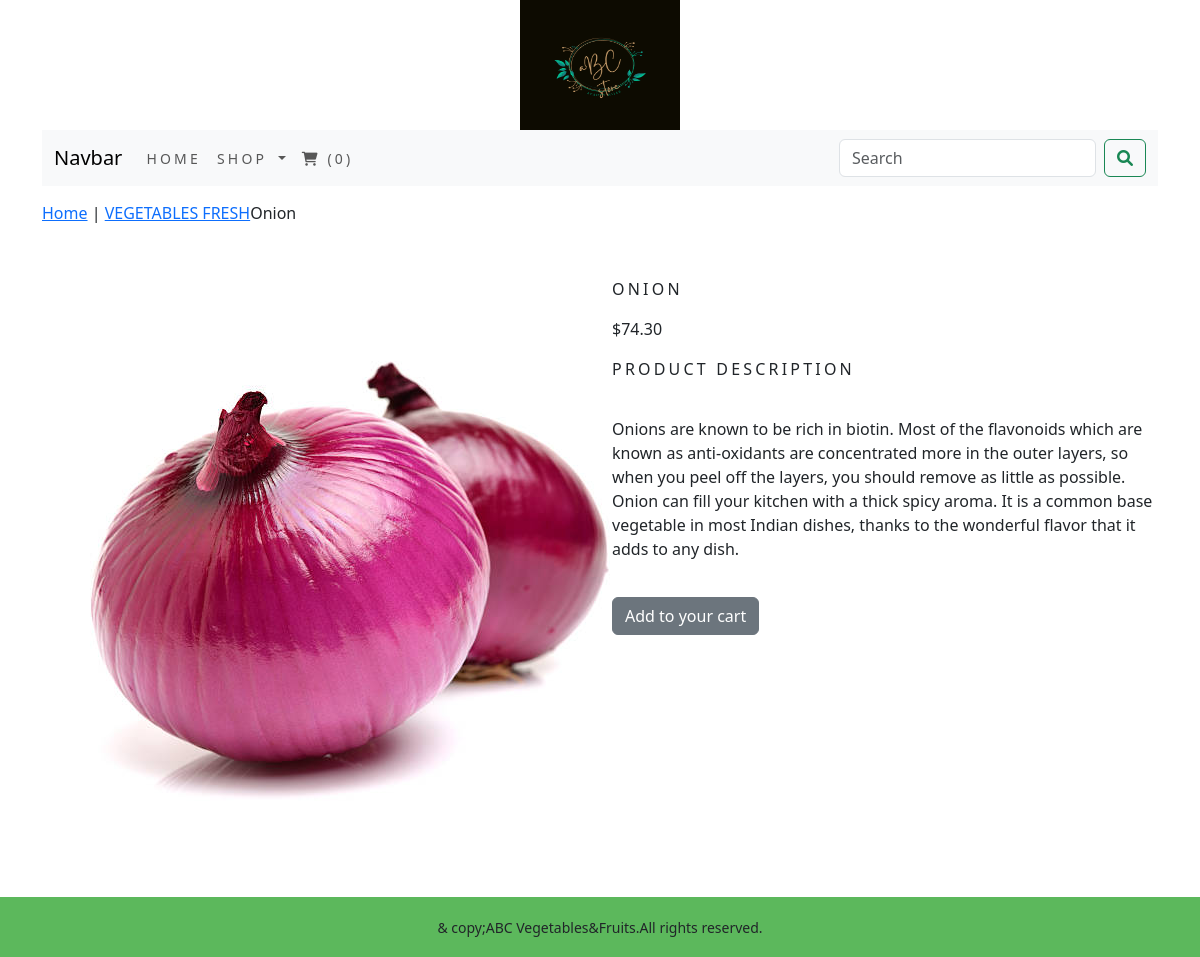
The app's page /shop/vegetables-fresh/onion/ with its own data.
### shop/models.py (models this page shows, shortened)
class Product(models.Model):
    name=models.CharField(max_length=250,unique=True)
    slug=models.SlugField(max_length=250,unique=True)
    desc=models.TextField(blank=True)
    price=models.DecimalField(max_digits=10,decimal_places=2)
    category=models.ForeignKey(Category,on_delete=models.CASCADE)
    img=models.ImageField(upload_to='product',blank=True)
    stock=models.IntegerField()
    avilable=models.BooleanField(default=True)
    created=models.DateTimeField(auto_now_add=True)
    updated=models.DateTimeField(auto_now=True)
    class Meta:
        ordering = ('name',)
        verbose_name = 'product'
        verbose_name_plural = 'products'

class Category(models.Model):
    name=models.CharField(max_length=250,unique=True)
    slug=models.SlugField(max_length=250,unique=True)
    desc=models.TextField(blank=True)
    img=models.ImageField(upload_to='category',blank=True)
    class Meta:
        ordering=('name',)
        verbose_name='category'
        verbose_name_plural='categories'
    def get_url(self):
        return reverse('shop:products_by_category',args=[self.slug])
    def __str__(self):
        return '{}'.format(self.name)

### shop/views.py (the view)
# urls.py: path('<slug:c_slug>/<slug:product_slug>/',views.ProDetail,name='prodcatdetail')
def ProDetail(request,c_slug,product_slug):
    try:
        product=Product.objects.get(category__slug=c_slug,slug=product_slug)
    except Exception as e:
        raise e
    return render(request,'product.html',{'product':product})

### cart/context_processors.py (called while the page is built)
def counter(request):
    item_count = 0
    if 'admin' in request.path:
        return {}
    else:
        try:
            cart=Cart.objects.filter(cart_id=_cart_id(request))
            cart_items=CartItem.objects.all().filter(cart=cart[:1])
            for cart_item in cart_items:
                item_count += cart_item.quantity
        except Cart.DoesNotExist:
            item_count = 0
    return dict(item_count=item_count)

### cart/views.py (called while the page is built)
def _cart_id(request):
    cart=request.session.session_key
    if not cart:
        cart=request.session.create()
    return cart

### shop/context_processors.py (called while the page is built)
def menu_links(request):
    links=Category.objects.all()
    return dict(links=links)

### templates/product.html (shortened to what this page needs)
{% extends 'base.html' %}
{% load static %}
{% block content %}
<div class="row my_prod_row_class">
   <div class="mx-auto">
      <p><a href="{% url 'shop:allProdCat' %}">Home</a> | <a href="{{product.category.get_url}}">{{product.category}}</a>{{product.name}}</p>
   </div>
<div class="container">
<br>
<div class="row">
<div class="col-12 col-sm-12 col-md-12 col-lg-6 text-center">
   <div style="min-width:18rem;">
      <img src="{{product.img.url}}" alt="{{product.name}}">
   </div>
</div>
   <div class="col-12 col-sm-12 col-md-12 col-lg-6">
      <div class="row">
      <h1 class="my_prod_title">{{product.name}}</h1>
      <p>${{product.price}}</p>
      <p class="my_title">Product Description</p>
      <p class="text-justify my_prod_text">{{product.desc}}</p>
      {% if product.stock <= 0 %}
      <p class="text_justify my_prod_text"><b>Out of stock</b></p>
      {% else %}
      <p><a class="btn btn-secondary" href="{% url 'cart:add_cart' product.id %}">Add to your cart</a></p>
      {% endif %}
      </div>
   </div>
</div>
</div>
</div>
{% endblock %}

### static/css/custom.css (style rules this page uses)
.my_title { letter-spacing:.2em; text-transform:uppercase; font-size:16px; }
.my_prod_row_class { padding-top:15px; padding-bottom:20px; }
.my_prod_title { font-size:16px; letter-spacing:.2em; text-transform:uppercase; padding-top:15px; padding-bottom:10px; }
.my_prod_text { padding:20px; }

### records on screen
Product: category "VEGETABLES FRESH", name "Onion", img (picture), name "ONION", price "74.30", desc "Onions are known to be rich in biotin. Most of the flavonoids which are known as anti-oxidants are concentrated more in the outer layers, so when you peel off the layers, you should remove as little as possible. Onion can fill your kitchen with a thick spicy aroma. It is a common base vegetable in most Indian dishes, thanks to the wonderful flavor that it adds to any dish."
